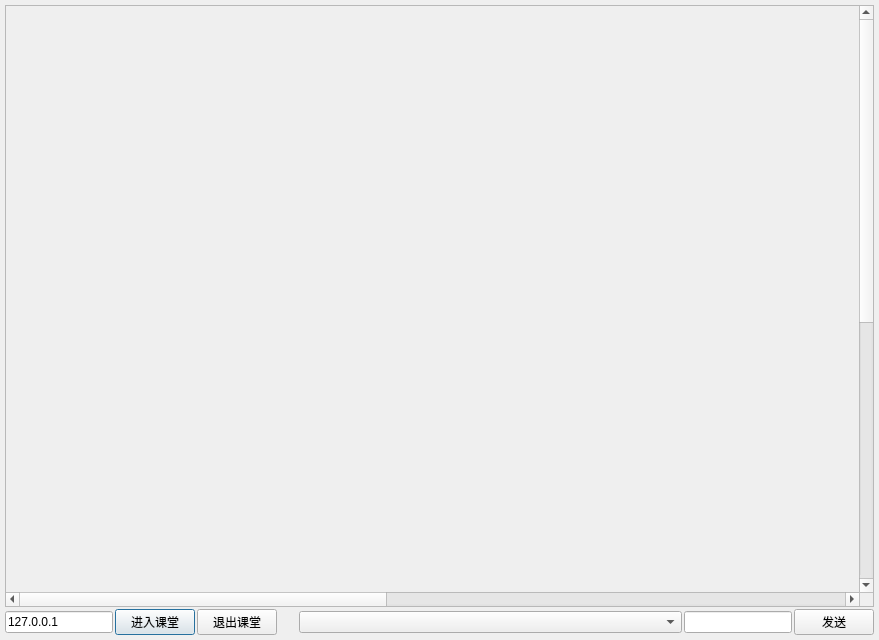
<?xml version="1.0" encoding="UTF-8"?>
<ui version="4.0">
 <class>StudentWindow</class>
 <widget class="QDialog" name="StudentWindow">
  <property name="geometry">
   <rect>
    <x>0</x>
    <y>0</y>
    <width>879</width>
    <height>640</height>
   </rect>
  </property>
  <property name="windowTitle">
   <string>Dialog</string>
  </property>
  <layout class="QGridLayout" name="gridLayout">
   <property name="leftMargin">
    <number>5</number>
   </property>
   <property name="topMargin">
    <number>5</number>
   </property>
   <property name="rightMargin">
    <number>5</number>
   </property>
   <property name="bottomMargin">
    <number>5</number>
   </property>
   <property name="spacing">
    <number>5</number>
   </property>
   <item row="0" column="1">
    <layout class="QVBoxLayout" name="verticalLayout_2">
     <property name="spacing">
      <number>2</number>
     </property>
     <item>
      <widget class="QScrollArea" name="scrollArea">
       <property name="widgetResizable">
        <bool>true</bool>
       </property>
       <widget class="QWidget" name="scrollAreaWidgetContents">
        <property name="geometry">
         <rect>
          <x>0</x>
          <y>0</y>
          <width>1920</width>
          <height>1080</height>
         </rect>
        </property>
        <property name="minimumSize">
         <size>
          <width>1920</width>
          <height>1080</height>
         </size>
        </property>
        <widget class="QLabel" name="lblSharedScreen">
         <property name="geometry">
          <rect>
           <x>0</x>
           <y>0</y>
           <width>1024</width>
           <height>768</height>
          </rect>
         </property>
         <property name="maximumSize">
          <size>
           <width>1024</width>
           <height>768</height>
          </size>
         </property>
         <property name="text">
          <string/>
         </property>
        </widget>
       </widget>
      </widget>
     </item>
     <item>
      <layout class="QHBoxLayout" name="horizontalLayout">
       <item>
        <widget class="QLineEdit" name="edtIP">
         <property name="sizePolicy">
          <sizepolicy hsizetype="Fixed" vsizetype="Fixed">
           <horstretch>0</horstretch>
           <verstretch>0</verstretch>
          </sizepolicy>
         </property>
         <property name="text">
          <string>127.0.0.1</string>
         </property>
         <property name="placeholderText">
          <string>请输入教师端IP</string>
         </property>
         <property name="clearButtonEnabled">
          <bool>false</bool>
         </property>
        </widget>
       </item>
       <item>
        <widget class="QPushButton" name="btnEnterClass">
         <property name="text">
          <string>进入课堂</string>
         </property>
        </widget>
       </item>
       <item>
        <widget class="QPushButton" name="btnExitClass">
         <property name="text">
          <string>退出课堂</string>
         </property>
        </widget>
       </item>
       <item>
        <spacer name="horizontalSpacer">
         <property name="orientation">
          <enum>Qt::Horizontal</enum>
         </property>
         <property name="sizeType">
          <enum>QSizePolicy::Fixed</enum>
         </property>
         <property name="sizeHint" stdset="0">
          <size>
           <width>20</width>
           <height>10</height>
          </size>
         </property>
        </spacer>
       </item>
       <item>
        <widget class="QComboBox" name="cmbChatList">
         <property name="sizePolicy">
          <sizepolicy hsizetype="Expanding" vsizetype="Fixed">
           <horstretch>0</horstretch>
           <verstretch>0</verstretch>
          </sizepolicy>
         </property>
        </widget>
       </item>
       <item>
        <widget class="QLineEdit" name="edtChat">
         <property name="sizePolicy">
          <sizepolicy hsizetype="Preferred" vsizetype="Fixed">
           <horstretch>0</horstretch>
           <verstretch>0</verstretch>
          </sizepolicy>
         </property>
        </widget>
       </item>
       <item>
        <widget class="QPushButton" name="btnSend">
         <property name="text">
          <string>发送</string>
         </property>
        </widget>
       </item>
      </layout>
     </item>
    </layout>
   </item>
  </layout>
 </widget>
 <resources/>
 <connections/>
</ui>
